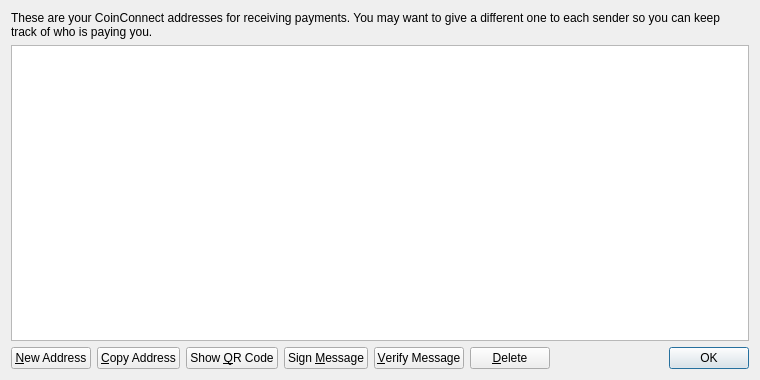
<?xml version="1.0" encoding="UTF-8"?>
<ui version="4.0">
 <class>AddressBookPage</class>
 <widget class="QWidget" name="AddressBookPage">
  <property name="geometry">
   <rect>
    <x>0</x>
    <y>0</y>
    <width>760</width>
    <height>380</height>
   </rect>
  </property>
  <property name="windowTitle">
   <string>Address Book</string>
  </property>
  <layout class="QVBoxLayout" name="verticalLayout">
   <item>
    <widget class="QLabel" name="labelExplanation">
     <property name="text">
      <string>These are your CoinConnect addresses for receiving payments. You may want to give a different one to each sender so you can keep track of who is paying you.</string>
     </property>
     <property name="textFormat">
      <enum>Qt::PlainText</enum>
     </property>
     <property name="wordWrap">
      <bool>true</bool>
     </property>
    </widget>
   </item>
   <item>
    <widget class="QTableView" name="tableView">
     <property name="contextMenuPolicy">
      <enum>Qt::CustomContextMenu</enum>
     </property>
     <property name="toolTip">
      <string>Double-click to edit address or label</string>
     </property>
     <property name="tabKeyNavigation">
      <bool>false</bool>
     </property>
     <property name="alternatingRowColors">
      <bool>true</bool>
     </property>
     <property name="selectionMode">
      <enum>QAbstractItemView::SingleSelection</enum>
     </property>
     <property name="selectionBehavior">
      <enum>QAbstractItemView::SelectRows</enum>
     </property>
     <property name="sortingEnabled">
      <bool>true</bool>
     </property>
     <attribute name="verticalHeaderVisible">
      <bool>false</bool>
     </attribute>
    </widget>
   </item>
   <item>
    <layout class="QHBoxLayout" name="horizontalLayout">
     <item>
      <widget class="QPushButton" name="newAddressButton">
       <property name="toolTip">
        <string>Create a new address</string>
       </property>
       <property name="text">
        <string>&amp;New Address</string>
       </property>
       <property name="icon">
        <iconset resource="../bitcoin.qrc">
         <normaloff>:/icons/add</normaloff>:/icons/add</iconset>
       </property>
      </widget>
     </item>
     <item>
      <widget class="QPushButton" name="copyToClipboard">
       <property name="toolTip">
        <string>Copy the currently selected address to the system clipboard</string>
       </property>
       <property name="text">
        <string>&amp;Copy Address</string>
       </property>
       <property name="icon">
        <iconset resource="../bitcoin.qrc">
         <normaloff>:/icons/editcopy</normaloff>:/icons/editcopy</iconset>
       </property>
      </widget>
     </item>
     <item>
      <widget class="QPushButton" name="showQRCode">
       <property name="text">
        <string>Show &amp;QR Code</string>
       </property>
       <property name="icon">
        <iconset resource="../bitcoin.qrc">
         <normaloff>:/icons/qrcode</normaloff>:/icons/qrcode</iconset>
       </property>
      </widget>
     </item>
     <item>
      <widget class="QPushButton" name="signMessage">
       <property name="toolTip">
        <string>Sign a message to prove you own a CoinConnect address</string>
       </property>
       <property name="text">
        <string>Sign &amp;Message</string>
       </property>
       <property name="icon">
        <iconset resource="../bitcoin.qrc">
         <normaloff>:/icons/edit</normaloff>:/icons/edit</iconset>
       </property>
      </widget>
     </item>
     <item>
      <widget class="QPushButton" name="verifyMessage">
       <property name="toolTip">
        <string>Verify a message to ensure it was signed with a specified CoinConnect address</string>
       </property>
       <property name="text">
        <string>&amp;Verify Message</string>
       </property>
       <property name="icon">
        <iconset resource="../bitcoin.qrc">
         <normaloff>:/icons/transaction_0</normaloff>:/icons/transaction_0</iconset>
       </property>
      </widget>
     </item>
     <item>
      <widget class="QPushButton" name="deleteButton">
       <property name="toolTip">
        <string>Delete the currently selected address from the list</string>
       </property>
       <property name="text">
        <string>&amp;Delete</string>
       </property>
       <property name="icon">
        <iconset resource="../bitcoin.qrc">
         <normaloff>:/icons/remove</normaloff>:/icons/remove</iconset>
       </property>
      </widget>
     </item>
     <item>
      <spacer name="horizontalSpacer">
       <property name="orientation">
        <enum>Qt::Horizontal</enum>
       </property>
       <property name="sizeHint" stdset="0">
        <size>
         <width>40</width>
         <height>20</height>
        </size>
       </property>
      </spacer>
     </item>
     <item>
      <widget class="QDialogButtonBox" name="buttonBox">
       <property name="sizePolicy">
        <sizepolicy hsizetype="Maximum" vsizetype="Fixed">
         <horstretch>0</horstretch>
         <verstretch>0</verstretch>
        </sizepolicy>
       </property>
       <property name="standardButtons">
        <set>QDialogButtonBox::Ok</set>
       </property>
      </widget>
     </item>
    </layout>
   </item>
  </layout>
 </widget>
 <resources>
  <include location="../bitcoin.qrc"/>
 </resources>
 <connections/>
</ui>
